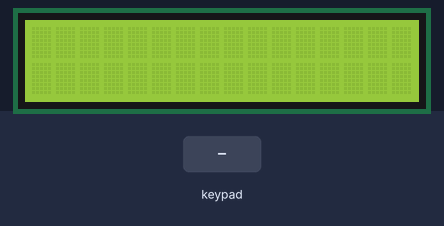
A sketch run on a simulated Arduino Nano, built with avr-gcc and run on an emulated ATmega328P. Parts: 16×2 character LCD. The inputs (shaded band) are chosen by the test bench. What the sketch prints to the serial monitor is not drawn.

Above: at 1.2 s.
1.3 s: keypad keys 1 2 D pressed 0.4 s apart
At 2.9 s:
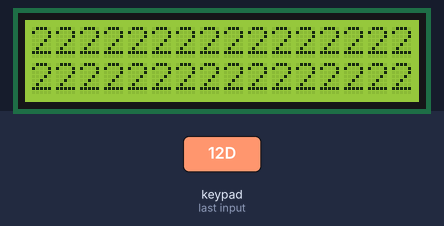
4.0 s: keypad keys 2 5 D pressed 0.4 s apart
At 6.3 s:
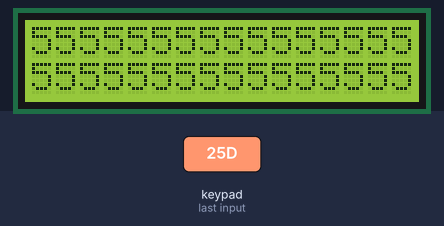
Timing chart, 0 to 5.8 s (numbered marks = the images above; inputs shaded):
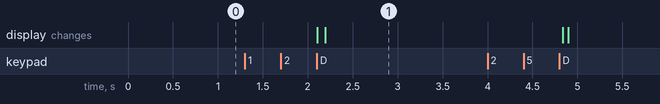

The sketch:

Powersupply_12OCt2016_r4.ino
```cpp
#define  TEST_on_MEGA
#include <Key.h>
#include <Keypad.h>
#include "IICLCDsetup.h"
//#include "CustomKeypad.h"
#include <Wire.h>
#include <LiquidCrystal_I2C.h>
const byte ROWS = 4; //four rows
const byte COLS = 4; //four columns
//define the cymbols on the buttons of the keypads
char hexaKeys[ROWS][COLS] = {
  {'1', '2', '3', 'A'},
  {'4', '5', '6', 'B'},
  {'7', '8', '9', 'C'},
  {'*', '0', '#', 'D'}
};
#ifdef TEST_on_MEGA
//keypadsetup(A0,A1,A2,A3,A7,A6,A5,A4);
byte rowPins[ROWS] = {A0, A1, A2, A3};
byte colPins[COLS] = {A7, A6, A5, A4};
#else
//keypadsetup(7,6,5,21,2,3,4,20);
byte rowPins[ROWS] = {7, 6, 5, 21};
byte colPins[COLS] = {2, 3, 4, 20};
#endif

//initialize an instance of class NewKeypad
Keypad Kpad = Keypad( makeKeymap(hexaKeys), rowPins, colPins, ROWS, COLS);


float realV, realI, setV, setI;
byte state_set = 0; //1=volt,2=millivolt,3=amp,4=milliamp
//int vl, incomingByte, integerValue, ndgt, vl1, numbr, plc;
unsigned int integerValue = 0, recInt = 0, vl, prt = 0; // Max value is 65535
char incomingByte;
void setup() {
  lcdSetup();
  Serial.begin(115200);
}

void loop() {
  for (;;) {
    char customKey = Kpad.getKey();
    if (customKey) {
      integerValue = 0;
      while (1) {
        incomingByte = Kpad.getKey();
        if (incomingByte == 'D') break;
        if (incomingByte == 0) continue;
        integerValue *= 10;  // shift left 1 decimal place
        // convert ASCII to integer, add, and shift left 1 decimal place
        integerValue = ((incomingByte - 48) + integerValue);
      }

    }
    vl = integerValue;
    if (vl > 0) {
      prt = 1;

      break;
    }
  }
//#ifdef DEBUG
  if (prt == 1) {
    //lcd.clear();
    lcd.print(vl);
    Serial.println(vl);
    prt = 0;
    vl=0;
  }
//#endif

}
```

IICLCDsetup.h
```cpp
#define IICLCDsetup.h

/*IIC LCD 16X2 test example
 * Connect the IIC LCD as follows
 * IIC LCD      ARDUINO
 * +5V            +5V
 * GND            GND
 * SCL            SCL
 * SDA            SDA
 *
 * by Malhar Deshmukh
 * 11APR2016
 */
#include <Wire.h>
#include <LiquidCrystal_I2C.h>
#define I2C_ADDR    0x27 // <<-- Add your address here.Find it from I2C Scanner
#define BACKLIGHT_PIN     3
#define En_pin  2
#define Rw_pin  1
#define Rs_pin  0
#define D4_pin  4
#define D5_pin  5
#define D6_pin  6
#define D7_pin  7
LiquidCrystal_I2C lcd(I2C_ADDR, En_pin, Rw_pin, Rs_pin, D4_pin, D5_pin, D6_pin, D7_pin);

void lcdSetup() {
  lcd.begin (16, 2); //  LCD is 16 characters x 2 lines
  lcd.setBacklightPin(BACKLIGHT_PIN, POSITIVE);
  lcd.setBacklight(HIGH);  // Switch on the backlight
  //Uncomment this to test the function
  /*
  lcd.home();
  lcd.setCursor(0, 0);
  lcd.print("0123456789ABCDEF");
  lcd.setCursor(0, 1);
  lcd.print("Test Passed");
  */
}
```

Measured:
- after the input at 1.3 s, the display: first changes after 0.80 s (image 1 shows a later state)
